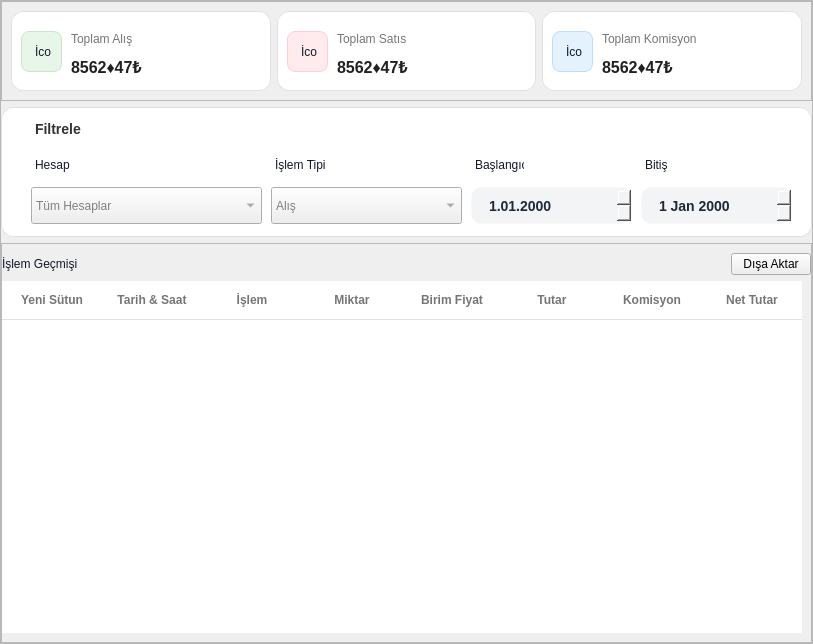
             <widget class="QFrame" name="IslemGecmisiFrame">
              <property name="sizePolicy">
               <sizepolicy hsizetype="Expanding" vsizetype="Expanding">
                <horstretch>0</horstretch>
                <verstretch>0</verstretch>
               </sizepolicy>
              </property>
              <property name="minimumSize">
               <size>
                <width>813</width>
                <height>0</height>
               </size>
              </property>
              <property name="styleSheet">
               <string notr="true">/* ANA KART (Beyaz alan) */
QFrame#HaplarimInfoFrame {
    background-color: #ffffff;
    border: 1px solid #eaecf0;
    border-radius: 16px;
}

/* Üst ikon alanı */
QFrame#IconFrame {
    background-color: #eef4ff;
    border-radius: 12px;
}

/* GENEL YAZI AYARI */
QLabel {
    background: transparent;
    color: #101828;
    font-family: &quot;Segoe UI&quot;, sans-serif;
}

/* Hesap No */
QLabel#HesapNoLabel1 {
    font-size: 16px;
    font-weight: 600;
}

/* Yatırım Hesabı alt yazı */
QLabel#YatirimHesabiLabel {
    font-size: 13px;
    color: #667085;
}

/* Sağdaki Bakiye Başlığı */
QLabel#BakiyeBaslikLabel {
    font-size: 12px;
    color: #667085;
}

/* Sağdaki Bakiye Değeri */
QLabel#BakiyeLabel1 {
    font-size: 18px;
    font-weight: bold;
    color: #101828;
}

/* ÜÇ ALT KART (Açılış Tarihi, Komisyon, Durum) */
QFrame#HesaplarimInfoFrame1,
QFrame#HesaplarimInfoFrame2,
QFrame#HesaplarimInfoFrame3 {
    background-color: #f9fafb;
    border-radius: 12px;
    border: none;
}

/* Alt Kart Başlıkları (Açılış Tarihi — Komisyon Planı — Durum) */
QLabel#HesapAcilisBaslik,
QLabel#KomisyonBaslik,
QLabel#DurumBaslik {
    font-size: 13px;
    color: #667085;
    font-weight: normal;
}

/* İç değerler */
QLabel#HesapAcilisDeger,
QLabel#KomisyonDeger,
QLabel#DurumDeger {
    font-size: 15px;
    font-weight: 600;
    color: #101828;
}

/* Komisyon alt açıklama (Min ₺50 - %1) */
QLabel#KomisyonAltYazi {
    font-size: 12px;
    color: #667085;
}

/* yeşil Aktif Rozeti */
QLabel#DurumLabel1 {
    background-color: #d1fadf;
    color: #027a48;
    border-radius: 12px;
    padding: 4px 12px;
    font-size: 11px;
    font-weight: bold;
    qproperty-alignment: AlignCenter;
}
</string>
              </property>
              <property name="frameShape">
               <enum>QFrame::Shape::StyledPanel</enum>
              </property>
              <property name="frameShadow">
               <enum>QFrame::Shadow::Raised</enum>
              </property>
              <layout class="QVBoxLayout" name="verticalLayout_13">
               <property name="leftMargin">
                <number>0</number>
               </property>
               <property name="topMargin">
                <number>0</number>
               </property>
               <property name="rightMargin">
                <number>0</number>
               </property>
               <property name="bottomMargin">
                <number>0</number>
               </property>
               <item>
                <widget class="QFrame" name="ToplamBilgilerFrame">
                 <property name="sizePolicy">
                  <sizepolicy hsizetype="Expanding" vsizetype="Expanding">
                   <horstretch>0</horstretch>
                   <verstretch>0</verstretch>
                  </sizepolicy>
                 </property>
                 <property name="minimumSize">
                  <size>
                   <width>803</width>
                   <height>100</height>
                  </size>
                 </property>
                 <property name="maximumSize">
                  <size>
                   <width>16777215</width>
                   <height>120</height>
                  </size>
                 </property>
                 <property name="styleSheet">
                  <string notr="true"/>
                 </property>
                 <property name="frameShape">
                  <enum>QFrame::Shape::StyledPanel</enum>
                 </property>
                 <property name="frameShadow">
                  <enum>QFrame::Shadow::Raised</enum>
                 </property>
                 <layout class="QHBoxLayout" name="horizontalLayout_5">
                  <item>
                   <widget class="QFrame" name="frame_10">
                    <property name="styleSheet">
                     <string notr="true">background-color: #FFFFFF;
    border: 1px solid #E0E0E0;   /* İnce gri çerçeve */
    border-radius: 12px;</string>
                    </property>
                    <property name="frameShape">
                     <enum>QFrame::Shape::StyledPanel</enum>
                    </property>
                    <property name="frameShadow">
                     <enum>QFrame::Shadow::Raised</enum>
                    </property>
                    <widget class="QLabel" name="label_16">
                     <property name="geometry">
                      <rect>
                       <x>10</x>
                       <y>20</y>
                       <width>41</width>
                       <height>41</height>
                      </rect>
                     </property>
                     <property name="styleSheet">
                      <string notr="true">border-radius: 8px;       /* İkon kutusunun köşeleri */
    padding: 10px;            /* İkonun kenarlara yapışmaması için */
    qproperty-alignment: AlignCenter;
background-color: #E8F5E9;  /* Çok açık yeşil zemin */
    /* İkon rengi için SVG kullanmak en iyisidir, ama border ile yaparsan: */
    border: 1px solid #C8E6C9;</string>
                     </property>
                     <property name="text">
                      <string>İcon</string>
                     </property>
                    </widget>
                    <widget class="QLabel" name="ToplamAlisLabel">
                     <property name="geometry">
                      <rect>
                       <x>60</x>
                       <y>20</y>
                       <width>91</width>
                       <height>16</height>
                      </rect>
                     </property>
                     <property name="styleSheet">
                      <string notr="true">color: #757575;          /* Gri renk */
    font-size: 12px;
    font-weight: normal;
border:transparent;</string>
                     </property>
                     <property name="text">
                      <string>Toplam Alış</string>
                     </property>
                    </widget>
                    <widget class="QLabel" name="ToplamAlisLabel_1">
                     <property name="geometry">
                      <rect>
                       <x>60</x>
                       <y>40</y>
                       <width>101</width>
                       <height>31</height>
                      </rect>
                     </property>
                     <property name="styleSheet">
                      <string notr="true">color: #212121;          /* Koyu siyah */
    font-size: 16px;
    font-weight: bold;
border:transparent;</string>
                     </property>
                     <property name="text">
                      <string>8562♦47₺</string>
                     </property>
                    </widget>
                   </widget>
                  </item>
                  <item>
                   <widget class="QFrame" name="frame_12">
                    <property name="styleSheet">
                     <string notr="true">background-color: #FFFFFF;
    border: 1px solid #E0E0E0;   /* İnce gri çerçeve */
    border-radius: 12px;</string>
                    </property>
                    <property name="frameShape">
                     <enum>QFrame::Shape::StyledPanel</enum>
                    </property>
                    <property name="frameShadow">
                     <enum>QFrame::Shadow::Raised</enum>
                    </property>
                    <widget class="QLabel" name="ToplamSatisIconLabel">
                     <property name="geometry">
                      <rect>
                       <x>10</x>
                       <y>20</y>
                       <width>41</width>
                       <height>41</height>
                      </rect>
                     </property>
                     <property name="styleSheet">
                      <string notr="true">border-radius: 8px;       /* İkon kutusunun köşeleri */
    padding: 10px;            /* İkonun kenarlara yapışmaması için */
    qproperty-alignment: AlignCenter;
background-color: #FFEBEE;  /* Çok açık kırmızı zemin */
    border: 1px solid #FFCDD2;</string>
                     </property>
                     <property name="text">
                      <string>İcon</string>
                     </property>
                    </widget>
                    <widget class="QLabel" name="ToplamSatisLabel">
                     <property name="geometry">
                      <rect>
                       <x>60</x>
                       <y>20</y>
                       <width>101</width>
                       <height>16</height>
                      </rect>
                     </property>
                     <property name="styleSheet">
                      <string notr="true">color: #757575;          /* Gri renk */
    font-size: 12px;
    font-weight: normal;
border:transparent;</string>
                     </property>
                     <property name="text">
                      <string>Toplam Satıs</string>
                     </property>
                    </widget>
                    <widget class="QLabel" name="ToplamSatisLabel_1">
                     <property name="geometry">
                      <rect>
                       <x>60</x>
                       <y>40</y>
                       <width>111</width>
                       <height>31</height>
                      </rect>
                     </property>
                     <property name="styleSheet">
                      <string notr="true">color: #212121;          /* Koyu siyah */
    font-size: 16px;
    font-weight: bold;
border:transparent;</string>
                     </property>
                     <property name="text">
                      <string>8562♦47₺</string>
                     </property>
                    </widget>
                   </widget>
                  </item>
                  <item>
                   <widget class="QFrame" name="frame_11">
                    <property name="styleSheet">
                     <string notr="true">background-color: #FFFFFF;
    border: 1px solid #E0E0E0;   /* İnce gri çerçeve */
    border-radius: 12px;</string>
                    </property>
                    <property name="frameShape">
                     <enum>QFrame::Shape::StyledPanel</enum>
                    </property>
                    <property name="frameShadow">
                     <enum>QFrame::Shadow::Raised</enum>
                    </property>
                    <widget class="QLabel" name="ToplamKomisyonIconLabel">
                     <property name="geometry">
                      <rect>
                       <x>10</x>
                       <y>20</y>
                       <width>41</width>
                       <height>41</height>
                      </rect>
                     </property>
                     <property name="styleSheet">
                      <string notr="true">border-radius: 8px;       /* İkon kutusunun köşeleri */
    padding: 10px;            /* İkonun kenarlara yapışmaması için */
    qproperty-alignment: AlignCenter;
background-color: #E3F2FD;  /* Çok açık mavi zemin */
    border: 1px solid #BBDEFB;</string>
                     </property>
                     <property name="text">
                      <string>İcon</string>
                     </property>
                    </widget>
                    <widget class="QLabel" name="ToplamKomisyonLabel">
                     <property name="geometry">
                      <rect>
                       <x>60</x>
                       <y>20</y>
                       <width>111</width>
                       <height>16</height>
                      </rect>
                     </property>
                     <property name="styleSheet">
                      <string notr="true">color: #757575;          /* Gri renk */
    font-size: 12px;
    font-weight: normal;
border:transparent;</string>
                     </property>
                     <property name="text">
                      <string>Toplam Komisyon</string>
                     </property>
                    </widget>
                    <widget class="QLabel" name="ToplamKomisyonLabel_1">
                     <property name="geometry">
                      <rect>
                       <x>60</x>
                       <y>40</y>
                       <width>111</width>
                       <height>31</height>
                      </rect>
                     </property>
                     <property name="styleSheet">
                      <string notr="true">color: #212121;          /* Koyu siyah */
    font-size: 16px;
    font-weight: bold;
border:transparent;</string>
                     </property>
                     <property name="text">
                      <string>8562♦47₺</string>
                     </property>
                    </widget>
                   </widget>
                  </item>
                 </layout>
                </widget>
               </item>
               <item>
                <widget class="QFrame" name="FltrelemeFrame">
                 <property name="sizePolicy">
                  <sizepolicy hsizetype="Expanding" vsizetype="Expanding">
                   <horstretch>0</horstretch>
                   <verstretch>0</verstretch>
                  </sizepolicy>
                 </property>
                 <property name="minimumSize">
                  <size>
                   <width>0</width>
                   <height>130</height>
                  </size>
                 </property>
                 <property name="maximumSize">
                  <size>
                   <width>16777215</width>
                   <height>130</height>
                  </size>
                 </property>
                 <property name="styleSheet">
                  <string notr="true">QFrame#FltrelemeFrame{	
background-color: #FFFFFF;
    border: 1px solid #E0E0E0;
    border-radius: 12px;
}
QLabel[class=&quot;inputLabel&quot;] {
    color: #666666;        /* Gri yazı */
    font-size: 11px;       /* Küçük punto */
    font-weight: normal;
    margin-bottom: 2px;    /* Kutuyla yazı arasına hafif boşluk */
}


/* Üzerine gelince (Hover) rengi koyulaşsın */
QComboBox:hover, QDateEdit:hover {
    border: 1px solid #BDBDBD;
}

/* TIKLANDIĞINDA (FOCUS) - Resimdeki Mavi Kenarlık */
QComboBox:focus, QDateEdit:focus {
    border: 2px solid #2196F3;     /* Qt Designer mavisi */
    color: #000000;
}</string>
                 </property>
                 <property name="frameShape">
                  <enum>QFrame::Shape::StyledPanel</enum>
                 </property>
                 <property name="frameShadow">
                  <enum>QFrame::Shadow::Raised</enum>
                 </property>
                 <widget class="QLabel" name="label_17">
                  <property name="geometry">
                   <rect>
                    <x>30</x>
                    <y>10</y>
                    <width>61</width>
                    <height>31</height>
                   </rect>
                  </property>
                  <property name="styleSheet">
                   <string notr="true">font-size: 14px;
    color: #333333; /* Koyu gri/siyah metin */
    margin-bottom: 8px; /* Giriş kutusu ile arasına boşluk */
    font-weight: 500; /* Orta kalınlık */</string>
                  </property>
                  <property name="text">
                   <string>Filtrele</string>
                  </property>
                 </widget>
                 <widget class="QLabel" name="label_18">
                  <property name="geometry">
                   <rect>
                    <x>34</x>
                    <y>50</y>
                    <width>49</width>
                    <height>16</height>
                   </rect>
                  </property>
                  <property name="text">
                   <string>Hesap</string>
                  </property>
                 </widget>
                 <widget class="QLabel" name="label_19">
                  <property name="geometry">
                   <rect>
                    <x>274</x>
                    <y>50</y>
                    <width>81</width>
                    <height>16</height>
                   </rect>
                  </property>
                  <property name="text">
                   <string>İşlem Tipi</string>
                  </property>
                 </widget>
                 <widget class="QLabel" name="label_20">
                  <property name="geometry">
                   <rect>
                    <x>474</x>
                    <y>50</y>
                    <width>49</width>
                    <height>16</height>
                   </rect>
                  </property>
                  <property name="text">
                   <string>Başlangıç</string>
                  </property>
                 </widget>
                 <widget class="QLabel" name="label_21">
                  <property name="geometry">
                   <rect>
                    <x>644</x>
                    <y>50</y>
                    <width>49</width>
                    <height>16</height>
                   </rect>
                  </property>
                  <property name="text">
                   <string>Bitiş</string>
                  </property>
                 </widget>
                 <widget class="QComboBox" name="comboBox_2">
                  <property name="geometry">
                   <rect>
                    <x>30</x>
                    <y>80</y>
                    <width>231</width>
                    <height>37</height>
                   </rect>
                  </property>
                  <property name="sizePolicy">
                   <sizepolicy hsizetype="Expanding" vsizetype="Expanding">
                    <horstretch>0</horstretch>
                    <verstretch>0</verstretch>
                   </sizepolicy>
                  </property>
                  <property name="styleSheet">
                   <string notr="true">color:grey
</string>
                  </property>
                  <item>
                   <property name="text">
                    <string>Tüm Hesaplar</string>
                   </property>
                  </item>
                 </widget>
                 <widget class="QComboBox" name="comboBox_3">
                  <property name="geometry">
                   <rect>
                    <x>270</x>
                    <y>80</y>
                    <width>191</width>
                    <height>37</height>
                   </rect>
                  </property>
                  <property name="sizePolicy">
                   <sizepolicy hsizetype="Expanding" vsizetype="Expanding">
                    <horstretch>0</horstretch>
                    <verstretch>0</verstretch>
                   </sizepolicy>
                  </property>
                  <property name="styleSheet">
                   <string notr="true">color:grey</string>
                  </property>
                  <item>
                   <property name="text">
                    <string>Alış</string>
                   </property>
                  </item>
                  <item>
                   <property name="text">
                    <string>Satış</string>
                   </property>
                  </item>
                 </widget>
                 <widget class="QDateEdit" name="dateEdit">
                  <property name="geometry">
                   <rect>
                    <x>470</x>
                    <y>80</y>
                    <width>161</width>
                    <height>37</height>
                   </rect>
                  </property>
                  <property name="sizePolicy">
                   <sizepolicy hsizetype="Expanding" vsizetype="Expanding">
                    <horstretch>0</horstretch>
                    <verstretch>0</verstretch>
                   </sizepolicy>
                  </property>
                  <property name="styleSheet">
                   <string notr="true">/* --- 1. GİRİŞ KUTUSU (INPUT) --- */
QDateEdit {
    /* Hafif gri arka plan (Gözü yormaz, modern durur) */
    background-color: #F3F4F6;
    /* Çerçeve yok, sadece zemin rengi var (Unstyled look) */
    border: 1px solid transparent;
    border-radius: 10px;           /* Daha oval köşeler */
    padding: 10px 15px;            /* Geniş iç boşluk */
    color: #1F2937;                /* Koyu antrasit yazı */
    font-size: 14px;
    font-family: &quot;Segoe UI&quot;, sans-serif;
    font-weight: 500;
}

/* Üzerine gelince (Hover) */
QDateEdit:hover {
    background-color: #E5E7EB;     /* Biraz daha koyulaşır */
}

/* Tıklayınca (Focus) */
QDateEdit:focus {
    background-color: #FFFFFF;     /* Beyaz olur */
    border: 1px solid #3B82F6;     /* Modern Mavi Çerçeve */
    /* İstersen border yerine sadece renk değişimi de yapabilirsin */
}

/* --- 2. SAĞDAKİ OK BUTONU --- */
QDateEdit::drop-down {
    border: none;
    background: transparent;
    width: 30px;
}

/* Ok İkonu: Bunu daha minimalist yapalım */
QDateEdit::down-arrow {
    image: url(:/icons/calendar_modern.png); /* Kendi ikonun yoksa standart ok çıkar */
    width: 14px;
    height: 14px;
    margin-right: 10px;
}

/* --- 3. POP-UP TAKVİM (EN ÖNEMLİ KISIM) --- */

/* Takvim Ana Çerçeve */
QCalendarWidget QWidget {
    background-color: #FFFFFF;
    border-bottom-left-radius: 10px;
    border-bottom-right-radius: 10px;
    border: none;
}

/* Takvim Üst Başlık (Ay Yıl Seçimi) */
QCalendarWidget QToolButton {
    color: #374151;
    font-weight: bold;
    icon-size: 24px;
    background-color: transparent;
    margin: 5px;
    border-radius: 5px;
}
QCalendarWidget QToolButton:hover {
    background-color: #F3F4F6;
}

/* Takvimdeki Günler Tablosu (Gridleri yok ediyoruz) */
QCalendarWidget QAbstractItemView:enabled {
    background-color: white;
    color: #4B5563;             /* Günlerin yazı rengi */
    selection-background-color: #3B82F6; /* Seçili gün MAVİ */
    selection-color: white;
    font-size: 13px;
    outline: 0;                 /* Seçimdeki kesik çizgiyi kaldır */
}

/* Seçili Günün Yuvarlak Olması İçin (Qt'de hile yapmak gerekir) */
/* Maalesef Qt Designer CSS ile tam daire (border-radius) tablolarda zor çalışır */
/* Ama renk ve font ile o modern havayı veririz */

/* Hafta Günleri Başlığı (Pzt, Sal...) */
QCalendarWidget QAbstractItemView:enabled::section {
    color: #9CA3AF;            /* Soluk gri başlıklar */
    background-color: white;
    font-weight: bold;
    font-size: 11px;
    padding: 5px;
    border: none;
}

/* Üst Navigasyon Çubuğu Rengi */
QCalendarWidget QWidget#qt_calendar_navigationbar {
    background-color: white;
    border-bottom: 1px solid #E5E7EB; /* Başlık ile günler arasına ince çizgi */
}</string>
                  </property>
                  <property name="displayFormat">
                   <string>d.MM.yyyy</string>
                  </property>
                 </widget>
                 <widget class="QDateEdit" name="dateEdit_2">
                  <property name="geometry">
                   <rect>
                    <x>640</x>
                    <y>80</y>
                    <width>151</width>
                    <height>37</height>
                   </rect>
                  </property>
                  <property name="sizePolicy">
                   <sizepolicy hsizetype="Expanding" vsizetype="Expanding">
                    <horstretch>0</horstretch>
                    <verstretch>0</verstretch>
                   </sizepolicy>
                  </property>
                  <property name="styleSheet">
                   <string notr="true">/* --- 1. GİRİŞ KUTUSU (INPUT) --- */
QDateEdit {
    /* Hafif gri arka plan (Gözü yormaz, modern durur) */
    background-color: #F3F4F6;
    /* Çerçeve yok, sadece zemin rengi var (Unstyled look) */
    border: 1px solid transparent;
    border-radius: 10px;           /* Daha oval köşeler */
    padding: 10px 15px;            /* Geniş iç boşluk */
    color: #1F2937;                /* Koyu antrasit yazı */
    font-size: 14px;
    font-family: &quot;Segoe UI&quot;, sans-serif;
    font-weight: 500;
}

/* Üzerine gelince (Hover) */
QDateEdit:hover {
    background-color: #E5E7EB;     /* Biraz daha koyulaşır */
}

/* Tıklayınca (Focus) */
QDateEdit:focus {
    background-color: #FFFFFF;     /* Beyaz olur */
    border: 1px solid #3B82F6;     /* Modern Mavi Çerçeve */
    /* İstersen border yerine sadece renk değişimi de yapabilirsin */
}


/* Ok İkonu: Bunu daha minimalist yapalım */
QDateEdit::down-arrow {
    image: url(:/icons/calendar_modern.png); /* Kendi ikonun yoksa standart ok çıkar */
    width: 14px;
    height: 14px;
    margin-right: 10px;
}

/* --- 3. POP-UP TAKVİM (EN ÖNEMLİ KISIM) --- */

/* Takvim Ana Çerçeve */
QCalendarWidget QWidget {
    background-color: #FFFFFF;
    border-bottom-left-radius: 10px;
    border-bottom-right-radius: 10px;
    border: none;
}

/* Takvim Üst Başlık (Ay Yıl Seçimi) */
QCalendarWidget QToolButton {
    color: #374151;
    font-weight: bold;
    icon-size: 24px;
    background-color: transparent;
    margin: 5px;
    border-radius: 5px;
}
QCalendarWidget QToolButton:hover {
    background-color: #F3F4F6;
}

/* Takvimdeki Günler Tablosu (Gridleri yok ediyoruz) */
QCalendarWidget QAbstractItemView:enabled {
    background-color: white;
    color: #4B5563;             /* Günlerin yazı rengi */
    selection-background-color: #3B82F6; /* Seçili gün MAVİ */
    selection-color: white;
    font-size: 13px;
    outline: 0;                 /* Seçimdeki kesik çizgiyi kaldır */
}

/* Seçili Günün Yuvarlak Olması İçin (Qt'de hile yapmak gerekir) */
/* Maalesef Qt Designer CSS ile tam daire (border-radius) tablolarda zor çalışır */
/* Ama renk ve font ile o modern havayı veririz */

/* Hafta Günleri Başlığı (Pzt, Sal...) */
QCalendarWidget QAbstractItemView:enabled::section {
    color: #9CA3AF;            /* Soluk gri başlıklar */
    background-color: white;
    font-weight: bold;
    font-size: 11px;
    padding: 5px;
    border: none;
}

/* Üst Navigasyon Çubuğu Rengi */
QCalendarWidget QWidget#qt_calendar_navigationbar {
    background-color: white;
    border-bottom: 1px solid #E5E7EB; /* Başlık ile günler arasına ince çizgi */
}</string>
                  </property>
                  <property name="minimumDateTime">
                   <datetime>
                    <hour>16</hour>
                    <minute>0</minute>
                    <second>0</second>
                    <year>1791</year>
                    <month>9</month>
                    <day>14</day>
                   </datetime>
                  </property>
                  <property name="minimumDate">
                   <date>
                    <year>1791</year>
                    <month>9</month>
                    <day>14</day>
                   </date>
                  </property>
                 </widget>
                </widget>
               </item>
               <item>
                <widget class="QFrame" name="HistoryFrame">
                 <property name="sizePolicy">
                  <sizepolicy hsizetype="Expanding" vsizetype="Expanding">
                   <horstretch>0</horstretch>
                   <verstretch>0</verstretch>
                  </sizepolicy>
                 </property>
                 <property name="minimumSize">
                  <size>
                   <width>0</width>
                   <height>400</height>
                  </size>
                 </property>
                 <property name="frameShape">
                  <enum>QFrame::Shape::StyledPanel</enum>
                 </property>
                 <property name="frameShadow">
                  <enum>QFrame::Shadow::Raised</enum>
                 </property>
                 <layout class="QVBoxLayout" name="verticalLayout_14">
                  <property name="leftMargin">
                   <number>0</number>
                  </property>
                  <property name="rightMargin">
                   <number>0</number>
                  </property>
                  <item>
                   <layout class="QHBoxLayout" name="horizontalLayout_6">
                    <item>
                     <widget class="QLabel" name="label_22">
                      <property name="text">
                       <string>İşlem Geçmişi</string>
                      </property>
                     </widget>
                    </item>
                    <item>
                     <spacer name="horizontalSpacer">
                      <property name="orientation">
                       <enum>Qt::Orientation::Horizontal</enum>
                      </property>
                      <property name="sizeHint" stdset="0">
                       <size>
                        <width>40</width>
                        <height>20</height>
                       </size>
                      </property>
                     </spacer>
                    </item>
                    <item>
                     <widget class="QPushButton" name="pushButton_2">
                      <property name="text">
                       <string>Dışa Aktar</string>
                      </property>
                     </widget>
                    </item>
                   </layout>
                  </item>
                  <item>
                   <widget class="QTableWidget" name="tableWidget">
                    <property name="minimumSize">
                     <size>
                      <width>800</width>
                      <height>140</height>
                     </size>
                    </property>
                    <property name="maximumSize">
                     <size>
                      <width>800</width>
                      <height>16777215</height>
                     </size>
                    </property>
                    <property name="styleSheet">
                     <string notr="true">/* 1. Tablonun Genel Görünümü */
QTableWidget {
    background-color: #FFFFFF;
    border: none;              /* Tablonun dış çizgisini kaldır */
    gridline-color: #E0E0E0;   /* Eğer grid açarsan rengi bu olsun */
}

/* 2. Sütun Başlıkları (En Üstteki Gri Yazılar) */
QHeaderView::section {
    background-color: #FFFFFF; /* Başlık arka planı beyaz */
    color: #757575;            /* Yazı rengi gri */
    font-weight: bold;
    font-size: 12px;
    border: none;              /* Kutucuk çizgilerini kaldır */
    border-bottom: 1px solid #E0E0E0; /* Sadece alta çizgi çek */
    padding: 10px 5px;         /* Biraz boşluk ver */
    text-align: left;
}

/* 3. Satırlar ve Hücreler */
QTableWidget::item {
    padding: 10px 5px;         /* Hücre içi boşluk (Ferah görünüm) */
    border-bottom: 1px solid #F5F5F5; /* Her satırın altına ince çizgi */
    color: #333333;
}

/* 4. Seçili Satır Rengi */
QTableWidget::item:selected {
    background-color: #F5F7FA; /* Seçilince çok açık mavi/gri olsun */
    color: #000000;
}

/* 5. Dışa Aktar Butonu (Mavi) */
QPushButton {
    background-color: #0055FF;
    color: white;
    border-radius: 6px;
    padding: 8px 16px;
    font-weight: bold;
}
QPushButton:hover {
    background-color: #0044CC;
}</string>
                    </property>
                    <property name="editTriggers">
                     <set>QAbstractItemView::EditTrigger::NoEditTriggers</set>
                    </property>
                    <property name="selectionBehavior">
                     <enum>QAbstractItemView::SelectionBehavior::SelectRows</enum>
                    </property>
                    <property name="showGrid">
                     <bool>false</bool>
                    </property>
                    <attribute name="verticalHeaderVisible">
                     <bool>true</bool>
                    </attribute>
                    <column>
                     <property name="text">
                      <string>Yeni Sütun</string>
                     </property>
                    </column>
                    <column>
                     <property name="text">
                      <string>Tarih &amp; Saat</string>
                     </property>
                    </column>
                    <column>
                     <property name="text">
                      <string>İşlem</string>
                     </property>
                    </column>
                    <column>
                     <property name="text">
                      <string>Miktar</string>
                     </property>
                    </column>
                    <column>
                     <property name="text">
                      <string>Birim Fiyat</string>
                     </property>
                    </column>
                    <column>
                     <property name="text">
                      <string>Tutar</string>
                     </property>
                    </column>
                    <column>
                     <property name="text">
                      <string>Komisyon</string>
                     </property>
                    </column>
                    <column>
                     <property name="text">
                      <string>Net Tutar</string>
                     </property>
                    </column>
                   </widget>
                  </item>
                 </layout>
                </widget>
               </item>
              </layout>
             </widget>
